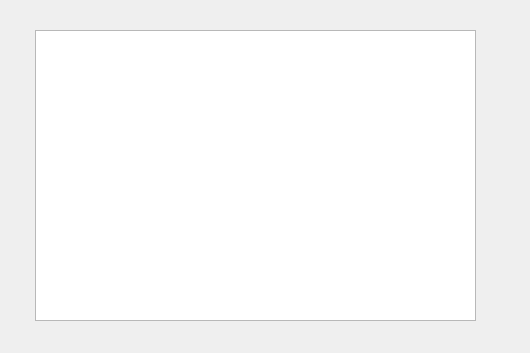
<?xml version="1.0" encoding="UTF-8"?>
<ui version="4.0">
 <class>Form</class>
 <widget class="QWidget" name="Form">
  <property name="geometry">
   <rect>
    <x>0</x>
    <y>0</y>
    <width>530</width>
    <height>353</height>
   </rect>
  </property>
  <property name="windowTitle">
   <string>Form</string>
  </property>
  <widget class="QTableWidget" name="tableWidget">
   <property name="geometry">
    <rect>
     <x>35</x>
     <y>30</y>
     <width>441</width>
     <height>291</height>
    </rect>
   </property>
  </widget>
 </widget>
 <resources/>
 <connections/>
</ui>
